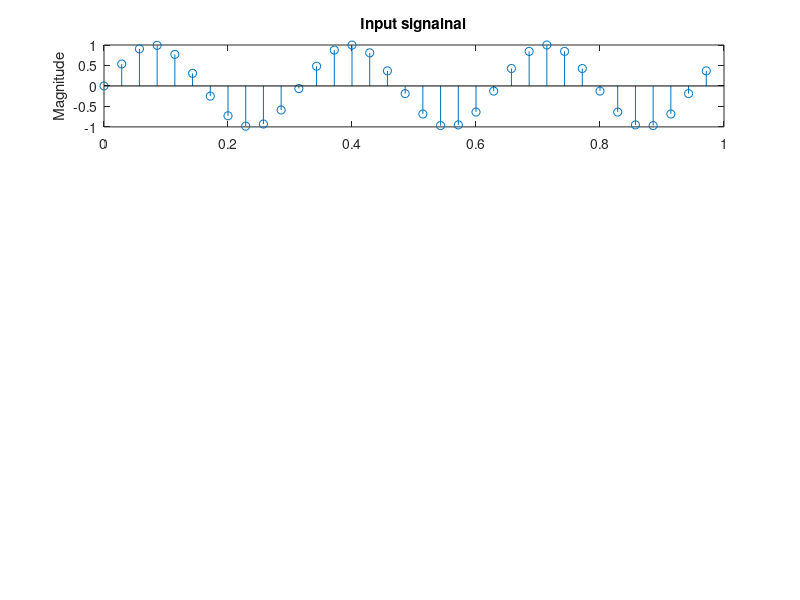

MATLAB code for this plot: (Note: this script raises an error after producing the figure.)
clear all
close all
N = 35; % number of points
Fs = 1000; % sampling frequency
Fsignal = 90; % signalnal frequency
columns = 5; %7
rows = 7;%5

t = (0:N-1)/N;
signal =sin(2*pi*Fsignal*(0:N-1)/Fs)
subplot(4,1,1);
stem(t, signal); 
title('Input signalnal');
ylabel('Magnitude');
%signal = 0:34;

count = 0;

tic
%for v = 1:100
    
    X = DTFTfunction(signal);
%end
tDTFT = toc;
display('Time Taken for DTFT')
disp(tDTFT)
subplot(4,1,2);
stem(20*log10(abs(X)), 'b');
ylabel('Magnitude (dB)');
title('DTFT');

tic
%for v = 1:100
    % Reshape
    X = reshape(signal, [columns rows]).'
    % DTFT Columns
    for x = 1:columns
        X(:,x) = DTFTfunction(X(:,x));
    end
    X

    % Twiddle Factor Operations
    for x = 1:columns
        for y = 1:rows
            X(y,x)=X(y,x)*exp((-2*pi*(y-1)*(x-1)/N)*1i);
        end
    end

    %DTFT Rows
    for y = 1:rows
        X(y,:) = DTFTfunction(X(y,:));
    end

    % Reshape
    X = reshape(X, 1, N);
%end

tFFT = toc;
display('Time Taken for FFT')
disp(tFFT);
% Display
hold on

subplot(4,1,3);
stem(20*log10(abs(abs(X))), 'r');
ylabel('Magnitude (dB)');
title('Cooley-Tukey FFT');
subplot(4,1,4);
stem(20*log10(abs(abs(fft(signal)))), 'g'); 
ylabel('Magnitude (dB)');
title('Matlab FFT');
%legend('DTFT', 'Cooley-Tukey', 'MATLAB fft()')

